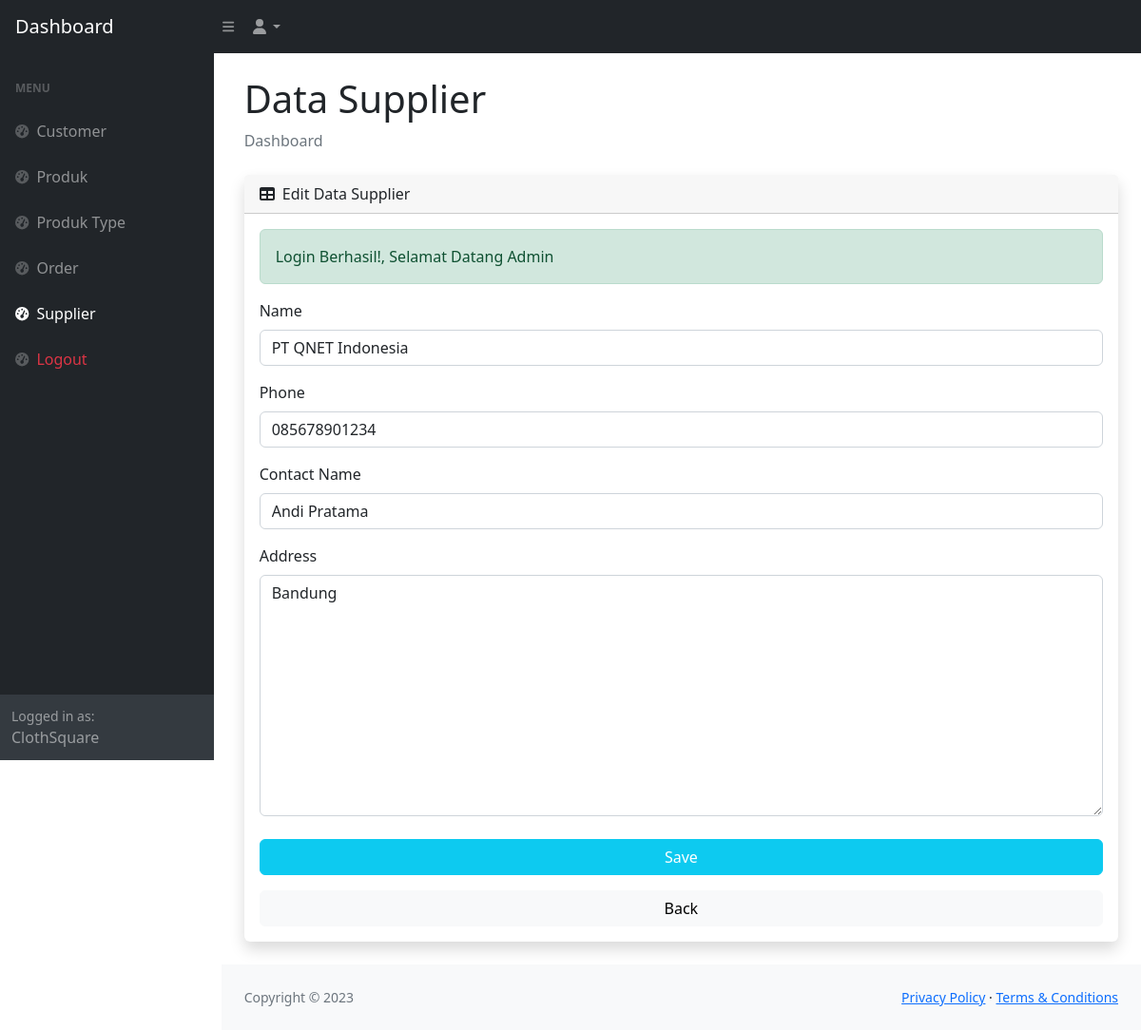
Page /admin/supplier-edit.php?id=2 (signed in) on the committed database.
### tables this page shows
CREATE TABLE `supplier` (
  `id` int(11) NOT NULL,
  `name` varchar(45) DEFAULT NULL,
  `phone` varchar(45) DEFAULT NULL,
  `address` longtext DEFAULT NULL,
  `contact_name` varchar(45) DEFAULT NULL
);

### function/helper.php (called while the page is built, shortened)
<?php
function hasSuccess(): bool
{
  return isset($_SESSION['success']);
}
function success(): ?string
{
  if (hasSuccess()) {
    $data = $_SESSION['success'];
    return $data;
  } else {
    return null;
  }
}

### function/query.php (called while the page is built, shortened)
<?php
function query_select($table, $role = [])
{
  global $conn;
  $sql = "SELECT * FROM $table";
  if (isset($role['where'])) {
    $sql .= " WHERE " . $role['where'];
  }
  $result = mysqli_query($conn, $sql);
  $rows = [];
  while ($row = mysqli_fetch_assoc($result)) {
    $rows[] = $row;
  }
  return $rows;
}

### admin/supplier-edit.php (the view, shortened to what this page needs)
<?php
$id = htmlspecialchars($_GET['id']);
$supplier = query_select('supplier', ['where' => "id = '$id'"])[0];
 ?>
<?php require "partials/header.php" ?>
       <?php require "partials/navbar.php" ?>
        <div id="layoutSidenav">
            <?php require "partials/sidebar.php" ?>
            <div id="layoutSidenav_content">
                <main>
                    <div class="container-fluid px-4">
                        <h1 class="mt-4">Data Supplier</h1>
                        <ol class="breadcrumb mb-4">
                            <li class="breadcrumb-item active">Dashboard</li>
                        </ol>
                        <div class="card mb-4 border-0 shadow">
                            <div class="card-header">
                                <i class="fas fa-table me-1"></i>
                               Edit Data Supplier
                            </div>
                            <div class="card-body">
                                <?php if (hasSuccess() || hasError() ): ?>
                                  <div class="alert alert-<?= hasSuccess() ? "success" : "danger" ?>"><?= hasSuccess() ? success() : error() ?></div>
                                <?php endif ?>
                                <form method="POST" enctype="multipart/form-data">
                                    <div class="form-group mb-3">
                                        <label for="name" class="mb-2">Name</label>
                                        <input class="form-control" id="name" type="text" placeholder="Name" name="name" value="<?php echo $supplier['name'] ?>" />
                                    </div>
                                    <div class="form-group mb-3">
                                        <label for="phone" class="mb-2">Phone</label>
                                        <input class="form-control" id="phone" type="text" placeholder="Phone" name="phone" value="<?php echo $supplier['phone'] ?>" />
                                    </div>
                                    <div class="form-group mb-3">
                                        <label for="contact_name" class="mb-2">Contact Name</label>
                                        <input class="form-control" id="contact_name" type="text" placeholder="Contact Name" name="contact_name" value="<?php echo $supplier['contact_name'] ?>" />
                                    </div>
                                    <div class="form-group mb-3">
                                        <label for="address" class="mb-2">Address</label>
                                        <textarea name="address" id="" cols="30" rows="10" class="form-control"><?php echo $supplier['address'] ?></textarea>
                                    </div>
                                    <div class="mt-4 mb-0">
                                        <div class="d-grid">
                                            <button type="submit" class="btn mb-3 btn-info text-white btn-block">Save</button>
                                            <a href="supplier.php" class="btn btn-light btn-block">Back</a>
                                        </div>
                                    </div>
                                </form>
                            </div>
                        </div>
                    </div>
                </main>
                <footer class="py-4 bg-light mt-auto">
                    <div class="container-fluid px-4">
                        <div class="d-flex align-items-center justify-content-between small">
                            <div class="text-muted">Copyright &copy; 2023</div>
                            <div>
                                <a href="#">Privacy Policy</a>
                                &middot;
                                <a href="#">Terms &amp; Conditions</a>
                            </div>
                        </div>
                    </div>
                </footer>
            </div>
        </div>
<?php require "partials/footer.php" ?>

### rows in the picture
supplier: name "PT QNET Indonesia", phone "085678901234", contact_name "Andi Pratama", address "Bandung"

### other values in the picture
success() "Login Berhasil!, Selamat Datang Admin"
